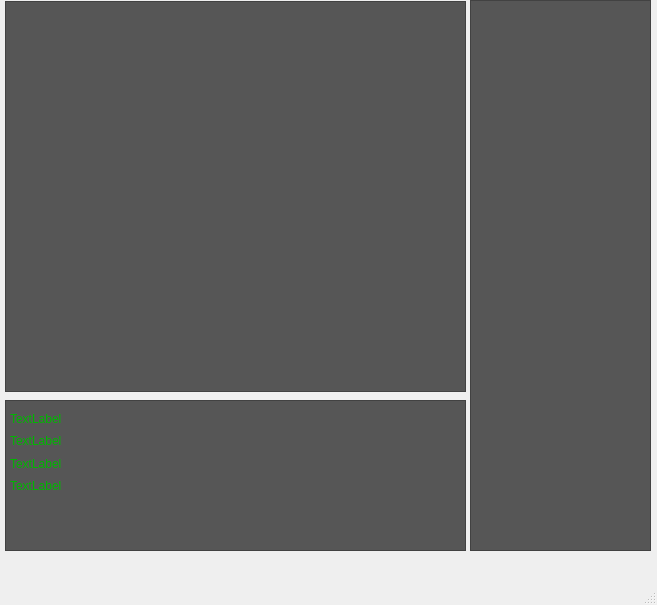
<?xml version="1.0" encoding="UTF-8"?>
<ui version="4.0">
 <class>MainWindow</class>
 <widget class="QMainWindow" name="MainWindow">
  <property name="geometry">
   <rect>
    <x>0</x>
    <y>0</y>
    <width>657</width>
    <height>605</height>
   </rect>
  </property>
  <property name="windowTitle">
   <string>MainWindow</string>
  </property>
  <widget class="QWidget" name="centralwidget">
   <widget class="QTextBrowser" name="ram_view">
    <property name="geometry">
     <rect>
      <x>5</x>
      <y>1</y>
      <width>461</width>
      <height>391</height>
     </rect>
    </property>
    <property name="font">
     <font>
      <family>Source Code Pro</family>
      <pointsize>11</pointsize>
      <bold>false</bold>
     </font>
    </property>
    <property name="focusPolicy">
     <enum>Qt::NoFocus</enum>
    </property>
    <property name="styleSheet">
     <string notr="true">background-color: rgb(86, 86, 86);
color: rgb(0, 182, 0);</string>
    </property>
   </widget>
   <widget class="QListWidget" name="prg_view">
    <property name="geometry">
     <rect>
      <x>470</x>
      <y>0</y>
      <width>181</width>
      <height>551</height>
     </rect>
    </property>
    <property name="font">
     <font>
      <family>Source Code Pro</family>
      <pointsize>11</pointsize>
      <bold>true</bold>
     </font>
    </property>
    <property name="focusPolicy">
     <enum>Qt::NoFocus</enum>
    </property>
    <property name="styleSheet">
     <string notr="true">background-color: rgb(86, 86, 86);
color: rgb(0, 182, 0);</string>
    </property>
   </widget>
   <widget class="QTextBrowser" name="cpu_view">
    <property name="geometry">
     <rect>
      <x>5</x>
      <y>400</y>
      <width>461</width>
      <height>151</height>
     </rect>
    </property>
    <property name="focusPolicy">
     <enum>Qt::NoFocus</enum>
    </property>
    <property name="styleSheet">
     <string notr="true">background-color: rgb(86, 86, 86);
color: rgb(0, 182, 0);</string>
    </property>
   </widget>
   <widget class="QWidget" name="">
    <property name="geometry">
     <rect>
      <x>10</x>
      <y>410</y>
      <width>51</width>
      <height>84</height>
     </rect>
    </property>
    <layout class="QVBoxLayout" name="verticalLayout">
     <item>
      <widget class="QLabel" name="label_reg_A">
       <property name="styleSheet">
        <string notr="true">color: rgb(0, 182, 0);</string>
       </property>
       <property name="text">
        <string>TextLabel</string>
       </property>
      </widget>
     </item>
     <item>
      <widget class="QLabel" name="label_reg_X">
       <property name="styleSheet">
        <string notr="true">color: rgb(0, 182, 0);</string>
       </property>
       <property name="text">
        <string>TextLabel</string>
       </property>
      </widget>
     </item>
     <item>
      <widget class="QLabel" name="label_reg_Y">
       <property name="styleSheet">
        <string notr="true">color: rgb(0, 182, 0);</string>
       </property>
       <property name="text">
        <string>TextLabel</string>
       </property>
      </widget>
     </item>
     <item>
      <widget class="QLabel" name="label_reg_stkp">
       <property name="styleSheet">
        <string notr="true">color: rgb(0, 182, 0);</string>
       </property>
       <property name="text">
        <string>TextLabel</string>
       </property>
      </widget>
     </item>
    </layout>
   </widget>
  </widget>
  <widget class="QMenuBar" name="menubar">
   <property name="geometry">
    <rect>
     <x>0</x>
     <y>0</y>
     <width>657</width>
     <height>22</height>
    </rect>
   </property>
  </widget>
  <widget class="QStatusBar" name="statusbar"/>
 </widget>
 <resources>
  <include location="Resource.qrc"/>
 </resources>
 <connections/>
</ui>
